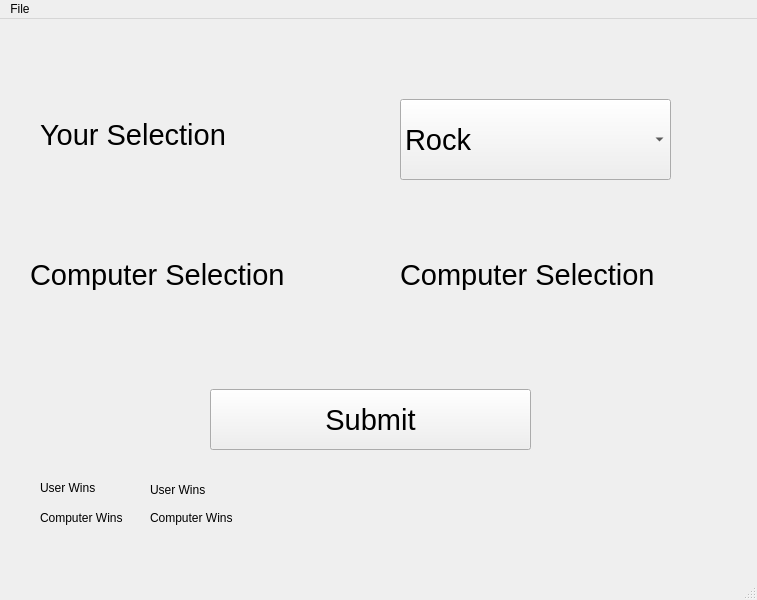
<?xml version="1.0" encoding="UTF-8"?>
<ui version="4.0">
 <class>MainWindow</class>
 <widget class="QMainWindow" name="MainWindow">
  <property name="geometry">
   <rect>
    <x>0</x>
    <y>0</y>
    <width>757</width>
    <height>600</height>
   </rect>
  </property>
  <property name="windowTitle">
   <string>MainWindow</string>
  </property>
  <widget class="QWidget" name="centralwidget">
   <widget class="QComboBox" name="userSelection">
    <property name="geometry">
     <rect>
      <x>400</x>
      <y>80</y>
      <width>271</width>
      <height>81</height>
     </rect>
    </property>
    <property name="font">
     <font>
      <pointsize>22</pointsize>
     </font>
    </property>
    <item>
     <property name="text">
      <string>Rock</string>
     </property>
    </item>
    <item>
     <property name="text">
      <string>Paper</string>
     </property>
    </item>
    <item>
     <property name="text">
      <string>Scissor</string>
     </property>
    </item>
   </widget>
   <widget class="QLabel" name="label">
    <property name="geometry">
     <rect>
      <x>40</x>
      <y>100</y>
      <width>201</width>
      <height>31</height>
     </rect>
    </property>
    <property name="font">
     <font>
      <pointsize>22</pointsize>
     </font>
    </property>
    <property name="text">
     <string>Your Selection</string>
    </property>
   </widget>
   <widget class="QLabel" name="label_2">
    <property name="geometry">
     <rect>
      <x>30</x>
      <y>240</y>
      <width>311</width>
      <height>31</height>
     </rect>
    </property>
    <property name="font">
     <font>
      <pointsize>22</pointsize>
     </font>
    </property>
    <property name="text">
     <string>Computer Selection</string>
    </property>
   </widget>
   <widget class="QLabel" name="computeSelection">
    <property name="geometry">
     <rect>
      <x>400</x>
      <y>240</y>
      <width>311</width>
      <height>31</height>
     </rect>
    </property>
    <property name="font">
     <font>
      <pointsize>22</pointsize>
     </font>
    </property>
    <property name="text">
     <string>Computer Selection</string>
    </property>
   </widget>
   <widget class="QPushButton" name="pushButton">
    <property name="geometry">
     <rect>
      <x>210</x>
      <y>370</y>
      <width>321</width>
      <height>61</height>
     </rect>
    </property>
    <property name="font">
     <font>
      <pointsize>22</pointsize>
     </font>
    </property>
    <property name="text">
     <string>Submit</string>
    </property>
   </widget>
   <widget class="QLabel" name="label_3">
    <property name="geometry">
     <rect>
      <x>40</x>
      <y>460</y>
      <width>81</width>
      <height>17</height>
     </rect>
    </property>
    <property name="text">
     <string>User Wins</string>
    </property>
   </widget>
   <widget class="QLabel" name="label_4">
    <property name="geometry">
     <rect>
      <x>40</x>
      <y>490</y>
      <width>91</width>
      <height>17</height>
     </rect>
    </property>
    <property name="text">
     <string>Computer Wins</string>
    </property>
   </widget>
   <widget class="QLabel" name="userWins">
    <property name="geometry">
     <rect>
      <x>150</x>
      <y>460</y>
      <width>81</width>
      <height>21</height>
     </rect>
    </property>
    <property name="text">
     <string>User Wins</string>
    </property>
   </widget>
   <widget class="QLabel" name="computerWins">
    <property name="geometry">
     <rect>
      <x>150</x>
      <y>490</y>
      <width>91</width>
      <height>17</height>
     </rect>
    </property>
    <property name="text">
     <string>Computer Wins</string>
    </property>
   </widget>
  </widget>
  <widget class="QMenuBar" name="menubar">
   <property name="geometry">
    <rect>
     <x>0</x>
     <y>0</y>
     <width>757</width>
     <height>22</height>
    </rect>
   </property>
   <widget class="QMenu" name="menuFile">
    <property name="title">
     <string>File</string>
    </property>
    <addaction name="actionQuit_2"/>
   </widget>
   <addaction name="menuFile"/>
  </widget>
  <widget class="QStatusBar" name="statusbar"/>
  <action name="actionStart_Game">
   <property name="text">
    <string>Start Game</string>
   </property>
  </action>
  <action name="actionQuit">
   <property name="text">
    <string>Quit</string>
   </property>
  </action>
  <action name="actionQuit_2">
   <property name="text">
    <string>Quit</string>
   </property>
  </action>
 </widget>
 <resources/>
 <connections/>
</ui>
